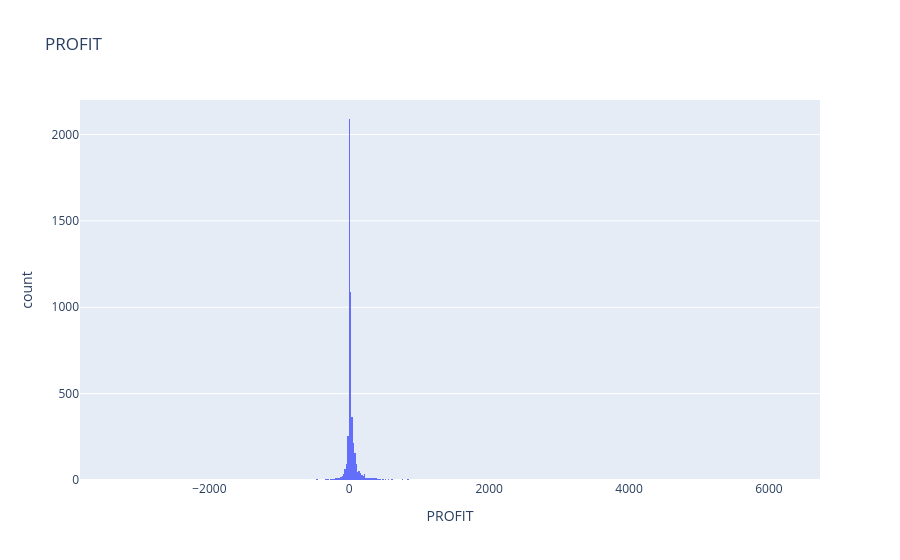
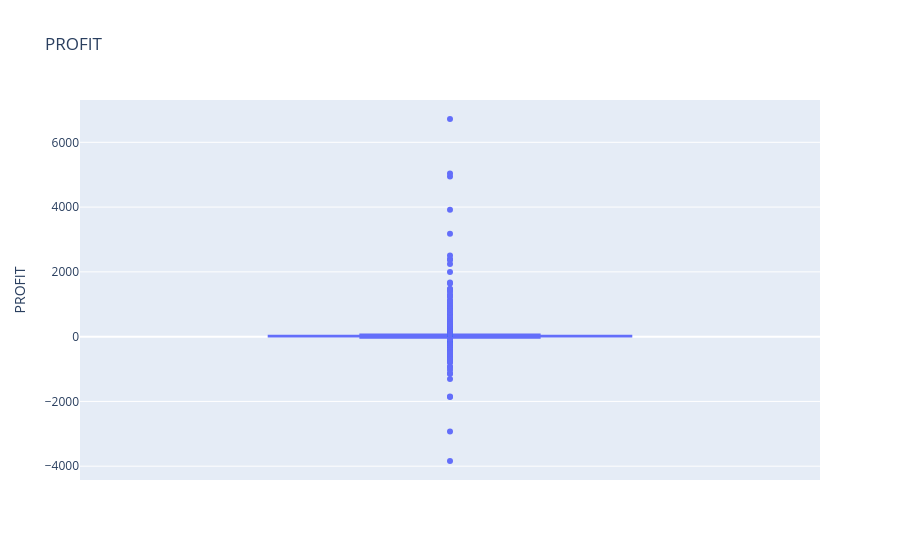
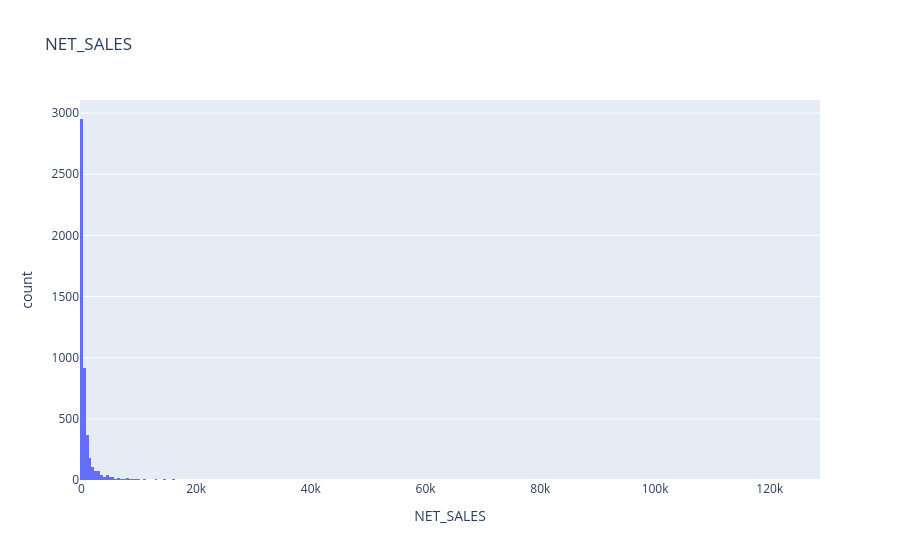
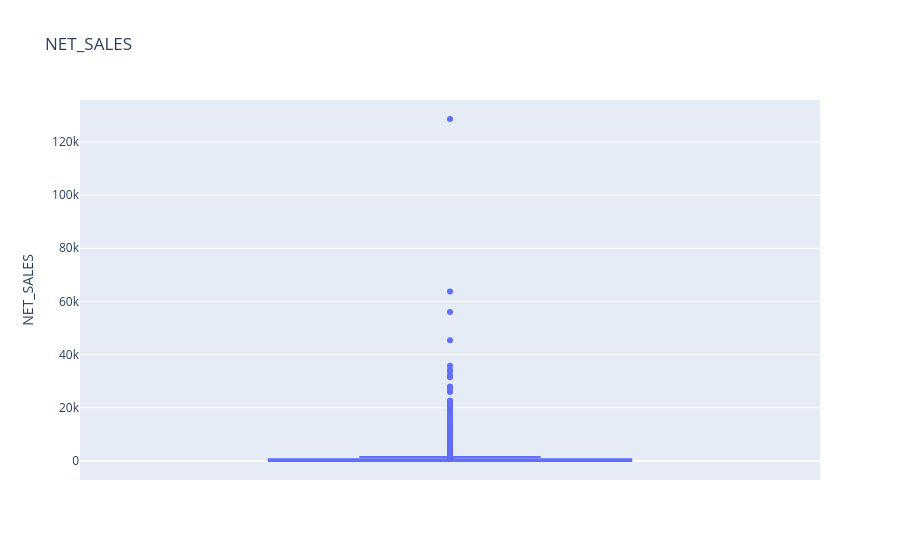

Write notebook code for charts like these, in order.
### Code cell
analise_de_outliers = ['PROFIT', 'NET_SALES']

for col in analise_de_outliers:
    fig_1 = px.histogram(df, x=col, title=col)
    fig_2 = px.box(df, y=col, title=col)
    fig_1.show()
    fig_2.show()

### Figure 1 — Plotly figure (JSON) as saved in the notebook; plotly's stock layout.template omitted (floating-point values rounded to 4 significant figures; data arrays with more than 128 entries replaced by an {"elided": "..."} marker saying what was removed)
{"data": [{"bingroup": "x", "hovertemplate": "PROFIT=%{x}<br>count=%{y}<extra></extra>", "legendgroup": "", "marker": {"color": "#636efa", "pattern": {"shape": ""}}, "name": "", "orientation": "v", "showlegend": false, "type": "histogram", "x": {"elided": "5009 float values"}, "xaxis": "x", "yaxis": "y"}], "layout": {"barmode": "relative", "legend": {"tracegroupgap": 0}, "title": {"text": "PROFIT"}, "xaxis": {"anchor": "y", "domain": [0, 1], "title": {"text": "PROFIT"}}, "yaxis": {"anchor": "x", "domain": [0, 1], "title": {"text": "count"}}}}

### Figure 2 — Plotly figure (JSON) as saved in the notebook; plotly's stock layout.template omitted (floating-point values rounded to 4 significant figures; data arrays with more than 128 entries replaced by an {"elided": "..."} marker saying what was removed)
{"data": [{"alignmentgroup": "True", "hovertemplate": "PROFIT=%{y}<extra></extra>", "legendgroup": "", "marker": {"color": "#636efa"}, "name": "", "notched": false, "offsetgroup": "", "orientation": "v", "showlegend": false, "type": "box", "x0": " ", "xaxis": "x", "y": {"elided": "5009 float values"}, "y0": " ", "yaxis": "y"}], "layout": {"boxmode": "group", "legend": {"tracegroupgap": 0}, "title": {"text": "PROFIT"}, "xaxis": {"anchor": "y", "domain": [0, 1]}, "yaxis": {"anchor": "x", "domain": [0, 1], "title": {"text": "PROFIT"}}}}

### Figure 3 — Plotly figure (JSON) as saved in the notebook; plotly's stock layout.template omitted (floating-point values rounded to 4 significant figures; data arrays with more than 128 entries replaced by an {"elided": "..."} marker saying what was removed)
{"data": [{"bingroup": "x", "hovertemplate": "NET_SALES=%{x}<br>count=%{y}<extra></extra>", "legendgroup": "", "marker": {"color": "#636efa", "pattern": {"shape": ""}}, "name": "", "orientation": "v", "showlegend": false, "type": "histogram", "x": {"elided": "5009 float values"}, "xaxis": "x", "yaxis": "y"}], "layout": {"barmode": "relative", "legend": {"tracegroupgap": 0}, "title": {"text": "NET_SALES"}, "xaxis": {"anchor": "y", "domain": [0, 1], "title": {"text": "NET_SALES"}}, "yaxis": {"anchor": "x", "domain": [0, 1], "title": {"text": "count"}}}}

### Figure 4 — Plotly figure (JSON) as saved in the notebook; plotly's stock layout.template omitted (floating-point values rounded to 4 significant figures; data arrays with more than 128 entries replaced by an {"elided": "..."} marker saying what was removed)
{"data": [{"alignmentgroup": "True", "hovertemplate": "NET_SALES=%{y}<extra></extra>", "legendgroup": "", "marker": {"color": "#636efa"}, "name": "", "notched": false, "offsetgroup": "", "orientation": "v", "showlegend": false, "type": "box", "x0": " ", "xaxis": "x", "y": {"elided": "5009 float values"}, "y0": " ", "yaxis": "y"}], "layout": {"boxmode": "group", "legend": {"tracegroupgap": 0}, "title": {"text": "NET_SALES"}, "xaxis": {"anchor": "y", "domain": [0, 1]}, "yaxis": {"anchor": "x", "domain": [0, 1], "title": {"text": "NET_SALES"}}}}
